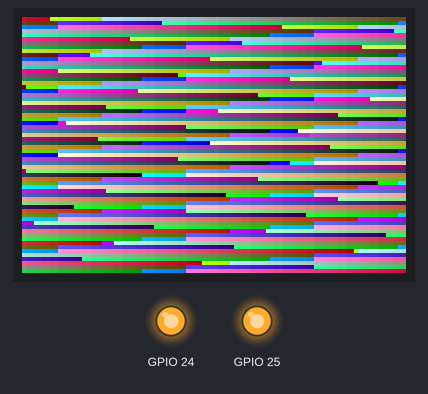
Bench run of a program on a simulated Raspberry Pi (BCM pin numbers). Shown: 96×64 colour display, output pins drawn as LEDs (lit = HIGH). The clock reads 2024-03-15 10:24:30 at power-on unless the program sets it; library files of the repository ran but are not shown: SSD1331.py; pins used as bus, display or sensor lines are not drawn; what the program prints to the terminal is not drawn. At 12.0 s the program stops and its outputs stay as they are.

Above: at 1.2 s.
Timing chart, 0 to 2.7 s (numbered marks = the images above):
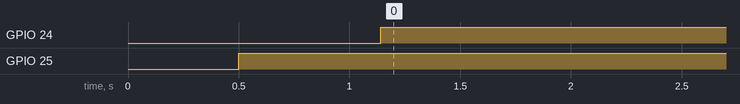

The program:

test.py
```python
import SSD1331
import time
import datetime

device = SSD1331.SSD1331()

def test(device):
    r, g, b = (48, 213, 200)
    rd, gd, bd = (1,1,1)
    arr = []
    for x in range(9000):
        color = device.color565_fast(r, g, b)

        r +=1 * rd
        g +=2 * gd
        b +=3 * bd
        if r > 255:
            r = 0
            rd = 0 - rd
        if g > 255:
            g = 0
            gd = 0 - gd
        if b > 255:
            b = 0
            bd = 0 - bd
        arr.extend([(color >> 8) & 0xFF, color & 0xFF])

    device.write_many_pixels(arr)
    #time.sleep(5)

    t = datetime.datetime.now()
    arr = []
    for x in range(900000):
        color = device.color565_fast(r, g, b)
    print datetime.datetime.now() - t

    t = datetime.datetime.now()
    arr = []
    for x in range(900000):
        color = device.color565(r, g, b)
    print datetime.datetime.now() - t

test(device)
device.remove()
```

Measured:
- by itself, GPIO 24: LOW → HIGH at 1.1 s
- by itself, GPIO 25: LOW → HIGH at 0.50 s
